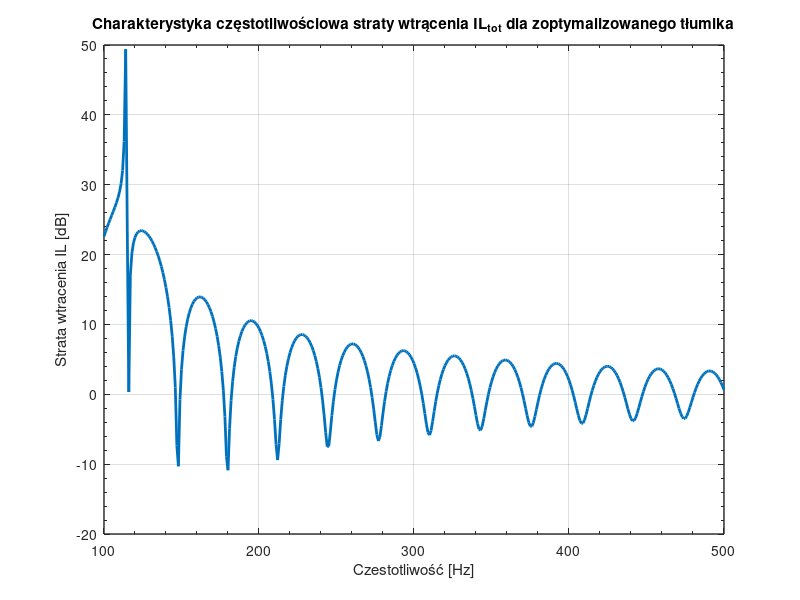

This chart was generated by the following MATLAB code:
cd output
% posortuj wynik i wyznacz srednie IL plaskiego falowodu
M = dlmread("plaski-optimized.txt",',');
[w,k] = size(M);
pbez = zeros(w,1);
for i = [2,7,12,17]
    pbez = pbez + sqrt( M(:,i).^2 + M(:,i+1).^2 );
end
pbez = pbez/4;
% posortuj wynik i wyznacz srednie IL tlumika
M = dlmread("tlumik-optimized.txt",',');
[w,k] = size(M);
ptlum = zeros(w,1);
for i = [2,7,12,17]
    ptlum = ptlum + sqrt( M(:,i).^2 + M(:,i+1).^2 );
end
ptlum = ptlum/4;
% wyznacz charakterystyke czestotliwosciowa IL
IL = 20*log10(pbez./ptlum);
f = 100:1:500;
figure('Position', [500 300 1050 500]);
plot(f,IL,'LineWidth',2);
set(gca,'XGrid','on','LineWidth',1,'XMinorTick','on','YGrid','on','YMinorTick','on');
box(gca,'on');
xlabel("Czestotliwość [Hz]");
ylabel("Strata wtracenia IL [dB]");
title("Charakterystyka częstotliwościowa straty wtrącenia IL_{tot} dla zoptymalizowanego tłumika");
input("Press Enter to close figure...");